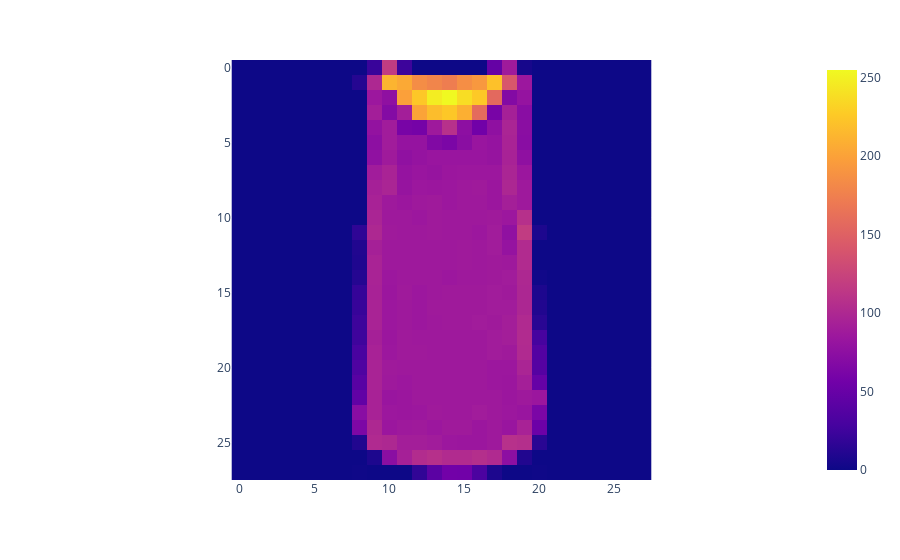

The code cell stored with this chart in its notebook:
### Code cell
train_ds = datasets["train"]
sample = train_ds[2]
img = sample[0]
px.imshow(img)

### Figure 1 — Plotly figure (JSON) as saved in the notebook; plotly's stock layout.template omitted (floating-point values rounded to 4 significant figures; data arrays with more than 128 entries replaced by an {"elided": "..."} marker saying what was removed)
{"data": [{"coloraxis": "coloraxis", "hovertemplate": "x: %{x}<br>y: %{y}<br>color: %{z}<extra></extra>", "name": "0", "type": "heatmap", "xaxis": "x", "yaxis": "y", "z": {"elided": "28x28 int values"}}], "layout": {"coloraxis": {"colorscale": [[0, "#0d0887"], [0.1111, "#46039f"], [0.2222, "#7201a8"], [0.3333, "#9c179e"], [0.4444, "#bd3786"], [0.5556, "#d8576b"], [0.6667, "#ed7953"], [0.7778, "#fb9f3a"], [0.8889, "#fdca26"], [1, "#f0f921"]]}, "margin": {"t": 60}, "xaxis": {"anchor": "y", "constrain": "domain", "domain": [0, 1], "scaleanchor": "y"}, "yaxis": {"anchor": "x", "autorange": "reversed", "constrain": "domain", "domain": [0, 1]}}}
